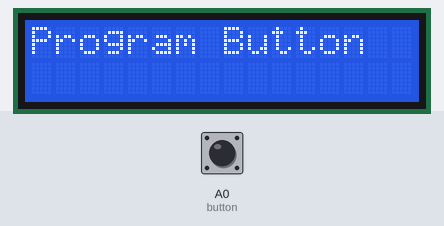
Simulated run of this sketch. Board: Arduino Uno, built with avr-gcc and run on an emulated ATmega328P. Parts: 16×2 character LCD. The test bench sets the inputs (shaded band); at power-on: A0 (button) HIGH.

Above: at 0.1 s.
At 3.2 s:
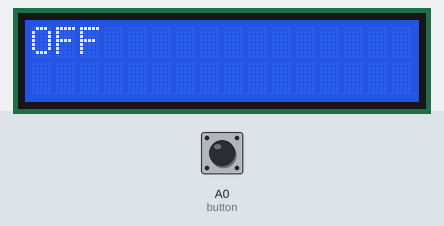
3.3 s: A0 (button) pulled LOW for 0.15 s
At 3.37 s:
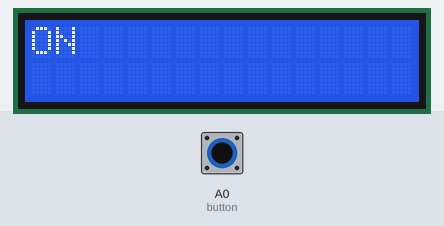
4.9 s: A0 (button) pulled LOW for 3.2 s
Timing chart, 0 to 7.9 s (numbered marks = the images above; inputs shaded):
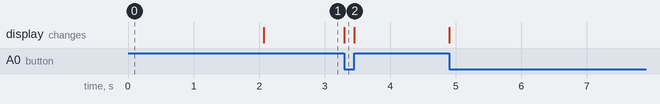

The sketch:

per2.ino
```cpp
#include <LiquidCrystal.h> //memasukkan library LCD
LiquidCrystal lcd (7,6,5,4,3,2); //inisialisasi port LCD//declare variables

int button = A0;

void setup() {
  lcd.begin(16,2); // set lcd 16×2
  pinMode(button, INPUT_PULLUP);
  lcd.setCursor(0,0);
  lcd.print("Program Button");
  delay(2000);
  lcd.clear();

}
void loop() {
int pencet = digitalRead(button);

  if (pencet == LOW) {
     lcd.setCursor(0,0); //set di kolom 0 dan baris 0
     lcd.print("ON ");
  }
  else {
    lcd.setCursor(0,0); //set di kolom 0 dan baris 0
    lcd.print("OFF");
  }
}
```

Measured:
- after the input at 3.3 s, the display: changes at once (image 2)
